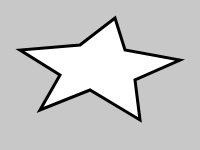
Frame 1 (no input)
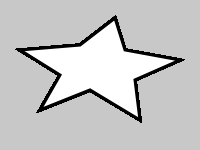
Frame 60 (no input)
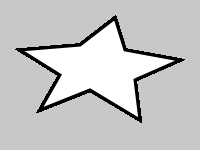
Frame 120 (the mouse pressed at the canvas centre since frame 60)

The p5.js sketch that drew these frames (run headless with seeded random() and noise() and a simulated clock; from frame 60 on, the mouse is pressed at the canvas centre):

// p5.js sketch
// ── sketch.js
function setup() {
	createCanvas(200, 150);
	background(200);
	strokeWeight(3);
}
function draw() {
	beginShape();
		vertex(115, 18);
		vertex(125, 50);
		vertex(180, 60);
		vertex(135, 80);
		vertex(140, 120);
		vertex(90, 90);
		vertex(40, 110);
		vertex(60, 75);
		vertex(20, 50);
		vertex(80, 45);
	endShape(CLOSE);  //自定义图形绘图结束并闭合描边
}
